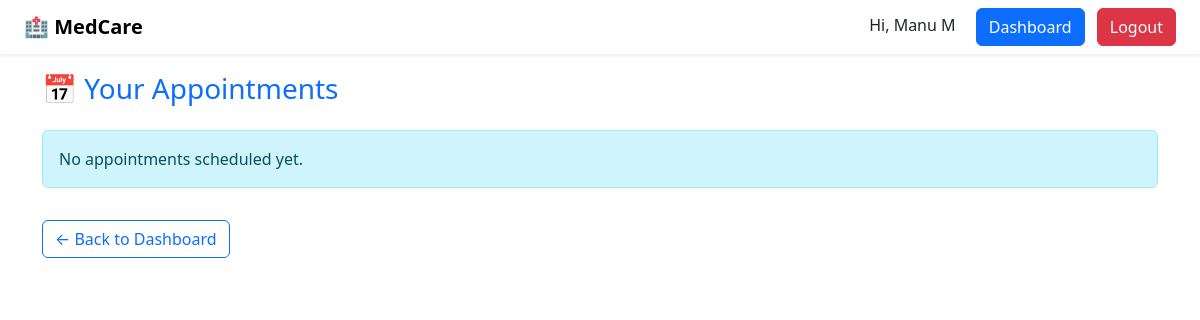
The page /patient/appointments/ (signed in) on the database as committed earlier.
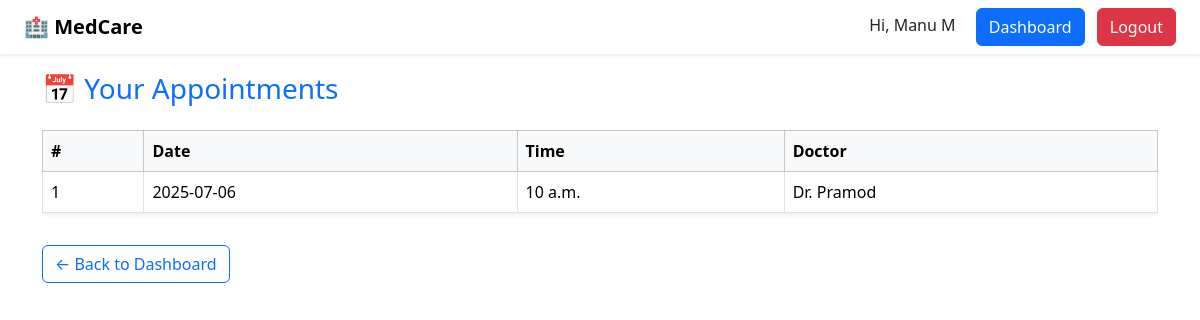
The same page on the database as committed later.
### core/models.py (models this page shows, shortened)
class Appointment(models.Model):
    patient = models.ForeignKey(Patient, on_delete=models.CASCADE)
    doctor = models.ForeignKey(Doctor, on_delete=models.CASCADE)
    date = models.DateField()
    time = models.TimeField()
    status = models.CharField(max_length=20, default='Scheduled')
    STATUS_CHOICES = [
        ('Scheduled', 'Scheduled'),
        ('Completed', 'Completed'),
    ]
    status = models.CharField(
        max_length=20, choices=STATUS_CHOICES, default='Scheduled')

class Doctor(models.Model):
    user = models.OneToOneField(User, on_delete=models.CASCADE)
    specialization = models.CharField(max_length=100)

### core/views.py (the view)
# urls.py: path('patient/appointments/', views.patient_appointments,
@login_required
def patient_appointments(request):
    if request.user.userprofile.role != 'patient':
        return redirect('dashboard')  # block other roles
    patient = request.user.patient
    appointments = Appointment.objects.filter(
        patient=patient).order_by('date', 'time')
    return render(request, 'patient_appointments.html', {'appointments': appointments})

### core/templates/patient_appointments.html
{% extends 'base.html' %} {% block content %}
<div class="container mt-5 pt-4">
  <h3 class="mb-4 text-primary">📅 Your Appointments</h3>
  {% if appointments %}
  <div class="table-responsive">
    <table class="table table-bordered shadow-sm bg-white">
      <thead class="table-light">
        <tr>
          <th>#</th>
          <th>Date</th>
          <th>Time</th>
          <th>Doctor</th>
        </tr>
      </thead>
      <tbody>
        {% for appt in appointments %}
        <tr>
          <td>{{ forloop.counter }}</td>
          <td>{{ appt.date|date:"Y-m-d" }}</td>
          <td>{{ appt.time }}</td>
          <td>{{ appt.doctor.user.get_full_name }}</td>
        </tr>
        {% endfor %}
      </tbody>
    </table>
  </div>
  {% else %}
  <div class="alert alert-info">No appointments scheduled yet.</div>
  {% endif %}
  <a href="{% url 'dashboard' %}" class="btn btn-outline-primary mt-3">
    ← Back to Dashboard
  </a>
</div>
{% endblock %}

Rows that differ between the two databases and show on the page:
added Appointment: date "2025-07-06", time "10 a.m.", doctor.user.get_full_name "Dr. Pramod"
Other text that changed with them:
text no longer shown: "No appointments scheduled yet."
text now shown: "# Date Time Doctor"
